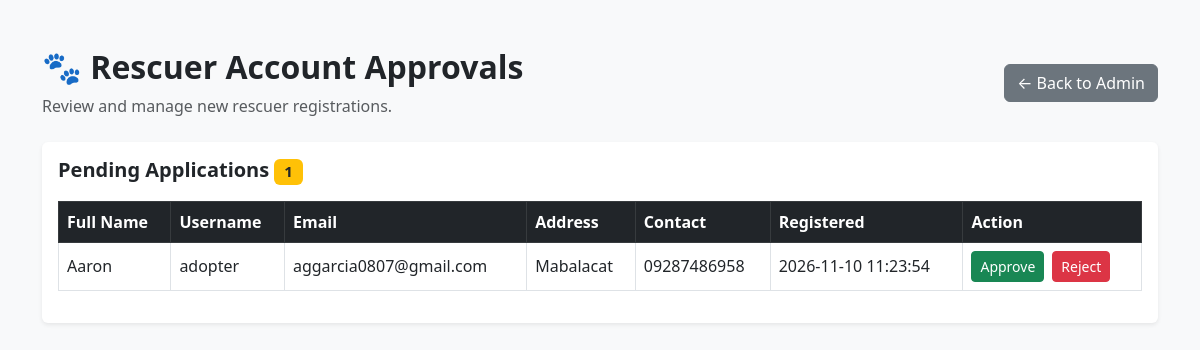
/pawfinder/rescuer_approvals.php (signed in), run on the app's committed database.
### tables this page shows
CREATE TABLE `users` (
  `id` int(11) NOT NULL,
  `fullname` varchar(100) NOT NULL DEFAULT '',
  `username` varchar(50) NOT NULL,
  `email` varchar(100) NOT NULL,
  `address` varchar(255) NOT NULL DEFAULT '',
  `contact` varchar(20) NOT NULL DEFAULT '',
  `password` varchar(255) NOT NULL,
  `role` varchar(50) NOT NULL DEFAULT 'Local',
  `account_status` enum('Pending','Approved','Rejected') NOT NULL DEFAULT 'Approved',
  `created_at` datetime DEFAULT current_timestamp()
);

### pawfinder/rescuer_approvals.php (the view, shortened to what this page needs)
<?php
require_once 'config.php';
$result = $conn->query(
    "SELECT id, fullname, email, address, contact, username, created_at
     FROM users
     WHERE role = 'Rescuer'
     AND account_status = 'Pending'
     ORDER BY created_at DESC"
);
?>
<!DOCTYPE html>
<html lang="en">
<head>
    <link href="https://cdn.jsdelivr.net/npm/bootstrap@5.3.0/dist/css/bootstrap.min.css" rel="stylesheet">
</head>
<body class="bg-light">
<div class="container py-5">
    <div class="d-flex justify-content-between align-items-center mb-4">
        <div>
            <h2 class="fw-bold">🐾 Rescuer Account Approvals</h2>
            <p class="text-muted mb-0">
                Review and manage new rescuer registrations.
            </p>
        </div>
        <a href="admin.php" class="btn btn-secondary">
            ← Back to Admin
        </a>
    </div>
    <div class="card shadow-sm border-0">
        <div class="card-body">
            <h5 class="fw-bold mb-3">
                Pending Applications
                <span class="badge bg-warning text-dark">
                    <?= $result->num_rows ?>
                </span>
            </h5>
            <?php if ($result->num_rows === 0): ?>
                <div class="alert alert-success mb-0">
                    No pending Rescuer applications.
                </div>
            <?php else: ?>
                <div class="table-responsive">
                    <table class="table table-bordered table-hover align-middle">
                        <thead class="table-dark">
                            <tr>
                                <th>Full Name</th>
                                <th>Username</th>
                                <th>Email</th>
                                <th>Address</th>
                                <th>Contact</th>
                                <th>Registered</th>
                                <th>Action</th>
                            </tr>
                        </thead>
                        <tbody>
                        <?php while ($row = $result->fetch_assoc()): ?>
                            <tr>
                                <td>
                                    <?= htmlspecialchars($row['fullname']) ?>
                                </td>
                                <td>
                                    <?= htmlspecialchars($row['username']) ?>
                                </td>
                                <td>
                                    <?= htmlspecialchars($row['email']) ?>
                                </td>
                                <td>
                                    <?= htmlspecialchars($row['address']) ?>
                                </td>
                                <td>
                                    <?= htmlspecialchars($row['contact']) ?>
                                </td>
                                <td>
                                    <?= htmlspecialchars($row['created_at'] ?? '') ?>
                                </td>
                                <td>
                                    <form method="POST"
                                          action="rescuer_approvals.php"
                                          class="d-flex gap-2">
                                        <button type="submit"
                                            name="action"
                                            value="approve"
                                            class="btn btn-success btn-sm"
                                            onclick="return confirm('Approve this Rescuer account?');">
                                            Approve
                                        </button>
                                        <button type="submit"
                                            name="action"
                                            value="reject"
                                            class="btn btn-danger btn-sm"
                                            onclick="return confirm('Reject this Rescuer account?');">
                                            Reject
                                        </button>
                                    </form>
                                </td>
                            </tr>
                        <?php endwhile; ?>
                        </tbody>
                    </table>
                </div>
            <?php endif; ?>
        </div>
    </div>
</div>
</body>
</html>

### data on the page
users: fullname "Aaron", username "adopter", email "aggarcia0807@gmail.com", address "Mabalacat", contact "09287486958", created_at "2026-11-10 11:23:54"

### other printed values
$result->num_rows "1"
